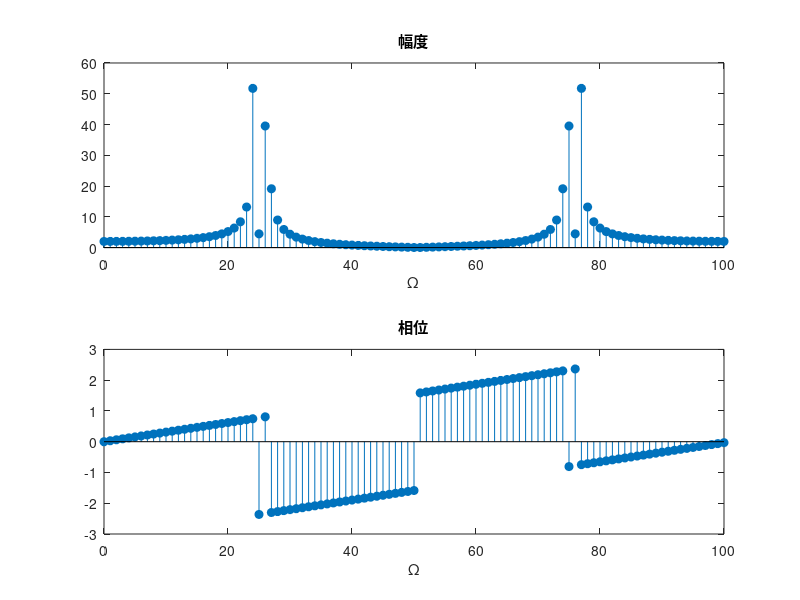

Recreate this plot in MATLAB.
n=0:100;
x=cos(0.48*pi*n)+cos(0.52*pi*n);
Xk=fft(x);
subplot(211);
stem(n,abs(Xk),'filled');
xlabel('\Omega');
title('幅度');
subplot(212);
stem(n,angle(Xk),'filled');
xlabel('\Omega');
title('相位');